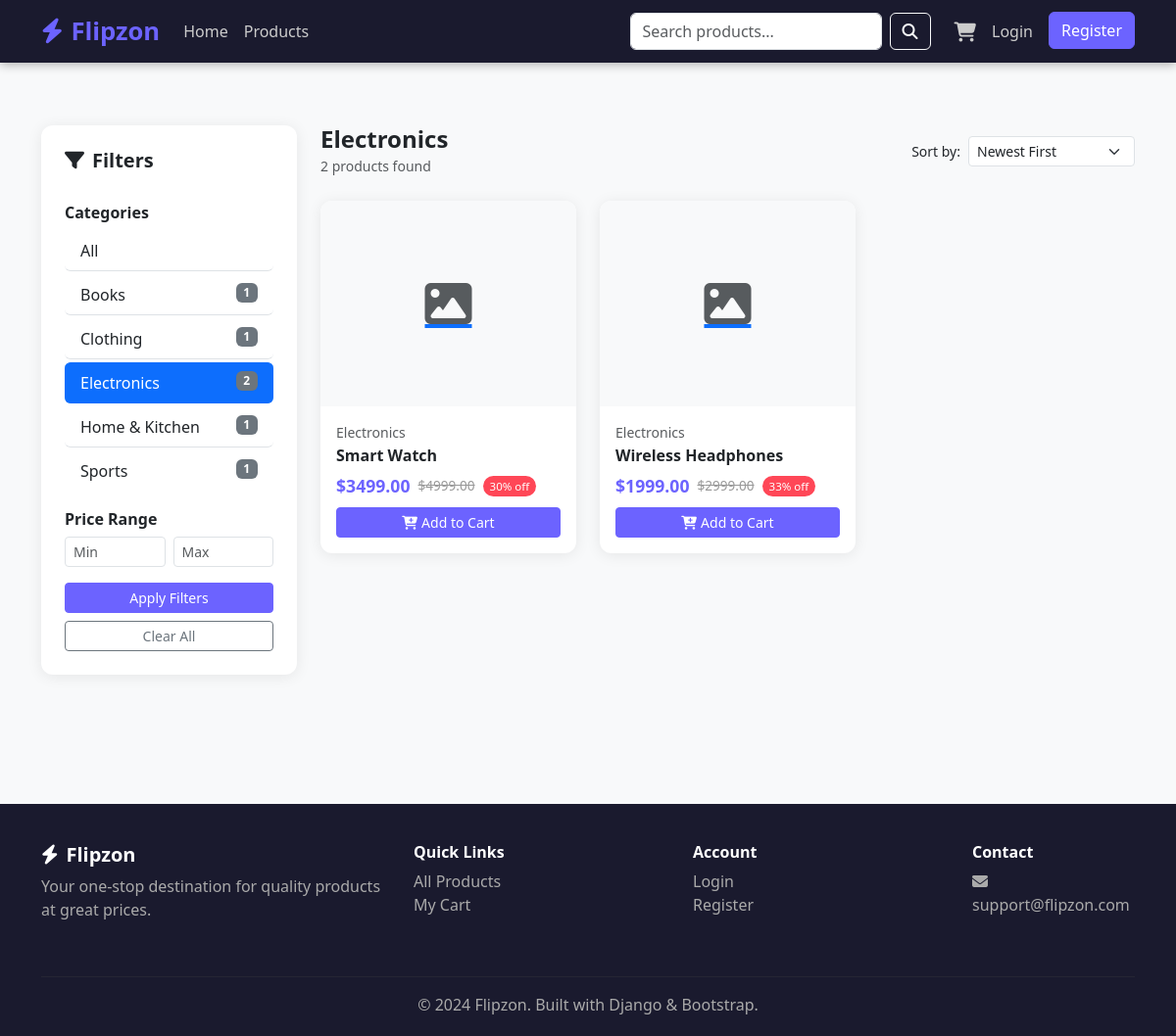
/products/?category=electronics, run on the app's committed database.
### store/models.py (models this page shows, shortened)
class Category(models.Model):
    name = models.CharField(max_length=200)
    slug = models.SlugField(unique=True, blank=True)
    description = models.TextField(blank=True)
    class Meta:
        verbose_name_plural = 'Categories'
        ordering = ['name']

class Product(models.Model):
    category = models.ForeignKey(Category, on_delete=models.CASCADE, related_name='products')
    name = models.CharField(max_length=200)
    slug = models.SlugField(unique=True, blank=True)
    description = models.TextField()
    price = models.DecimalField(max_digits=10, decimal_places=2)
    discount_price = models.DecimalField(max_digits=10, decimal_places=2, blank=True, null=True)
    image = models.ImageField(upload_to='products/', blank=True, null=True)
    stock = models.PositiveIntegerField(default=0)
    available = models.BooleanField(default=True)
    featured = models.BooleanField(default=False)
    created_at = models.DateTimeField(auto_now_add=True)
    class Meta:
        ordering = ['-created_at']
    @property
    def final_price(self):
        return self.discount_price if self.discount_price else self.price
    @property
    def discount_percent(self):
        if self.discount_price:
            return int(((self.price - self.discount_price) / self.price) * 100)
        return 0
    @property
    def in_stock(self):
        return self.stock > 0

### store/views.py (the view)
# urls.py: path('products/', views.product_list, name='product_list'),
def product_list(request):
    products = Product.objects.filter(available=True)
    categories = Category.objects.all()
    category_slug = request.GET.get('category')
    search_query = request.GET.get('q', '')
    min_price = request.GET.get('min_price')
    max_price = request.GET.get('max_price')
    sort_by = request.GET.get('sort', '-created_at')
    selected_category = None
    if category_slug:
        selected_category = get_object_or_404(Category, slug=category_slug)
        products = products.filter(category=selected_category)
    if search_query:
        products = products.filter(
            Q(name__icontains=search_query) | Q(description__icontains=search_query)
        )
    if min_price:
        products = products.filter(price__gte=min_price)
    if max_price:
        products = products.filter(price__lte=max_price)
    sort_map = {
        'price_asc': 'price',
        'price_desc': '-price',
        'name': 'name',
        '-created_at': '-created_at'
    }
    products = products.order_by(sort_map.get(sort_by, '-created_at'))
    return render(request, 'store/product_list.html', {
        'products': products,
        'categories': categories,
        'selected_category': selected_category,
        'search_query': search_query,
        'sort_by': sort_by,
    })

### templates/store/product_list.html (shortened to what this page needs)
{% extends 'base.html' %}
{% block content %}
<div class="container py-5">
  <div class="row">
    <div class="col-md-3 mb-4">
      <div class="card p-4">
        <h5 class="fw-bold mb-3"><i class="fas fa-filter me-2"></i>Filters</h5>
        <form method="get">
          <h6 class="fw-semibold mt-3">Categories</h6>
          <div class="list-group list-group-flush mb-3">
            <a href="{% url 'store:product_list' %}{% if request.GET.q %}?q={{ request.GET.q }}{% endif %}"
               class="list-group-item list-group-item-action {% if not selected_category %}active{% endif %} py-2 rounded mb-1">
              All
            </a>
            {% for cat in categories %}
              <a href="{% url 'store:product_list' %}?category={{ cat.slug }}{% if request.GET.q %}&q={{ request.GET.q }}{% endif %}"
                 class="list-group-item list-group-item-action {% if selected_category and selected_category.slug == cat.slug %}active{% endif %} py-2 rounded mb-1">
                {{ cat.name }} <span class="badge bg-secondary float-end">{{ cat.products.count }}</span>
              </a>
            {% endfor %}
          </div>
          <h6 class="fw-semibold">Price Range</h6>
          <div class="row g-2 mb-3">
            <div class="col-6">
              <input type="number" class="form-control form-control-sm" name="min_price" placeholder="Min" value="{{ request.GET.min_price }}">
            </div>
            <div class="col-6">
              <input type="number" class="form-control form-control-sm" name="max_price" placeholder="Max" value="{{ request.GET.max_price }}">
            </div>
          </div>
          <button type="submit" class="btn btn-primary btn-sm w-100">Apply Filters</button>
          <a href="{% url 'store:product_list' %}" class="btn btn-outline-secondary btn-sm w-100 mt-2">Clear All</a>
        </form>
      </div>
    </div>
    <div class="col-md-9">
      <div class="d-flex justify-content-between align-items-center mb-4">
        <div>
          <h4 class="fw-bold mb-0">
            {% if selected_category %}
              {{ selected_category.name }}
            {% elif search_query %}
              Results for "{{ search_query }}"
            {% else %}
              All Products
            {% endif %}
          </h4>
          <small class="text-muted">{{ products|length }} products found</small>
        </div>
        <form method="get" class="d-flex align-items-center gap-2">
          <label class="mb-0 text-nowrap small">Sort by:</label>
          <select name="sort" class="form-select form-select-sm" style="width:170px;" onchange="this.form.submit()">
            <option value="-created_at" {% if sort_by == '-created_at' %}selected{% endif %}>Newest First</option>
          </select>
        </form>
      </div>
      {% if products %}
        <div class="row g-4">
          {% for p in products %}
            <div class="col-6 col-md-4">
              <div class="card h-100">
                <a href="{% url 'store:product_detail' p.slug %}">
                  {% if p.image %}
                    <img src="{{ p.image.url }}" class="product-img w-100" alt="{{ p.name }}">
                  {% else %}
                    <div class="product-img w-100 bg-light d-flex align-items-center justify-content-center">
                      <i class="fas fa-image fa-3x text-muted"></i>
                    </div>
                  {% endif %}
                </a>
                <div class="card-body d-flex flex-column">
                  <small class="text-muted">{{ p.category.name }}</small>
                  <h6 class="fw-bold mt-1">
                    <a href="{% url 'store:product_detail' p.slug %}" class="text-dark text-decoration-none">{{ p.name }}</a>
                  </h6>
                  <div class="d-flex align-items-center gap-2 mb-2">
                    <span class="price">${{ p.final_price|floatformat:2 }}</span>
                    {% if p.discount_price %}
                      <span class="old-price">${{ p.price|floatformat:2 }}</span>
                      <span class="discount-badge">{{ p.discount_percent }}% off</span>
                    {% endif %}
                  </div>
                  <div class="mt-auto">
                    {% if p.in_stock %}
                      <form action="{% url 'cart:add' p.id %}" method="post">
                        <button class="btn btn-primary btn-sm w-100">
                          <i class="fas fa-cart-plus me-1"></i>Add to Cart
                        </button>
                      </form>
                    {% else %}
                      <button class="btn btn-secondary btn-sm w-100" disabled>Out of Stock</button>
                    {% endif %}
                  </div>
                </div>
              </div>
            </div>
          {% endfor %}
        </div>
      {% else %}
        <div class="text-center py-5">
          <i class="fas fa-search fa-4x text-muted mb-3"></i>
          <h5>No products found</h5>
          <a href="{% url 'store:product_list' %}" class="btn btn-primary mt-2">Clear Filters</a>
        </div>
      {% endif %}
    </div>
  </div>
</div>
{% endblock %}

### templates/base.html (style rules this page uses)
:root { --primary: #6c63ff; --secondary: #f5a623; --dark: #1a1a2e; }
body { font-family: 'Segoe UI', sans-serif; background: #f8f9fa; }
.btn-primary { background: var(--primary); border-color: var(--primary); }
.card { border: none; box-shadow: 0 2px 15px rgba(0,0,0,0.08); border-radius: 12px; transition: transform 0.2s, box-shadow 0.2s; }
.product-img { height: 210px; object-fit: cover; border-radius: 12px 12px 0 0; }
.price { color: var(--primary); font-weight: 700; font-size: 1.1rem; }
.old-price { text-decoration: line-through; color: #999; font-size: 0.85rem; }
.discount-badge { background: #ff4757; color: #fff; font-size: 0.72rem; padding: 2px 7px; border-radius: 20px; }

### data on the page
Category: name "Books", products.count "1"
Category: name "Clothing", products.count "1"
Category: name "Electronics", products.count "2"
Category: name "Home & Kitchen", products.count "1"
Category: name "Sports", products.count "1"
Product: category.name "Electronics", name "Smart Watch", final_price "3499.00", price "4999.00", discount_percent "30", stock "Add to Cart"
Product: category.name "Electronics", name "Wireless Headphones", final_price "1999.00", price "2999.00", discount_percent "33", stock "Add to Cart"

### other printed values
{{ products|length }} "2"
